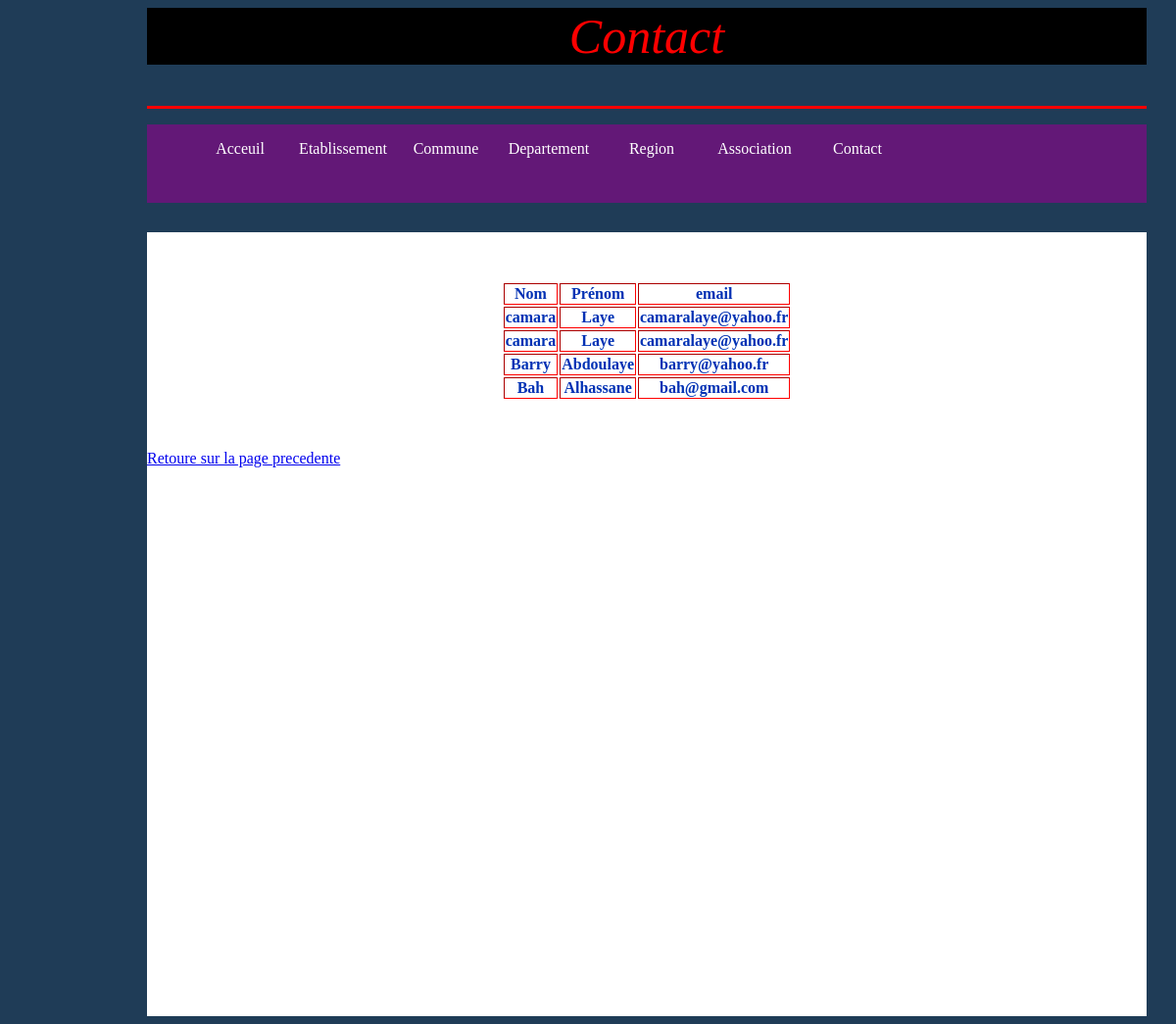
/liste_uti.php, run on the app's committed database.
### tables this page shows
CREATE TABLE IF NOT EXISTS `utilisateur` (
  `id_utilisateur` int(11) NOT NULL AUTO_INCREMENT,
  `nom` text,
  `prenom` text,
  `adresse` text,
  `tel` bigint(20) DEFAULT NULL,
  `age` text,
  `sexe` text,
  `email` varchar(100) NOT NULL,
  `mot_passe` varchar(100) NOT NULL,
  PRIMARY KEY (`id_utilisateur`)
);

### liste_uti.php (the view, shortened to what this page needs)
<HTML>
<HEAD>
<link rel="stylesheet"    href="mon.css"    type="text/css"    media="screen"    />
</HEAD>
<body>
<div id="entete"><p class="titre" >Contact </p></div>
<div class="menu">
<ul>
		<li><a href="index.php">Acceuil</a></li>
		<li><a href="liste_etab.php">Etablissement</a></li>
		<li><a href="liste_commune.php">Commune</a></li>
		<li><a href="liste_dep.php">Departement</a></li>
		<li><a href="liste_region.php">Region</a></li>
		<li><a href="liste_assoc.php">Association</a></li>
		<li><a href="contact.php">Contact</a></li>
</ul>
</div>
<div id="bandeau">
<?php
$bdd= new PDO('mysql:host=localhost;dbname=gestionetab;charset=utf8', 'root', '');
$rep = $bdd->query('select nom, prenom, email from utilisateur');
echo "<table border='2' class='table1' >";
echo "<tr>";
echo "<th> Nom</th>";
echo "<th> Prénom</th>";
echo "<th>email</th>";
echo "</tr>";
while ($line = $rep ->fetch()) {
echo "<tr>";
echo "<th>".$line['nom']."</th>";
echo "<th>".$line['prenom']."</th>";
echo "<th>".$line['email']."</a></th>";
echo "</tr>";
}
echo "</table>";
?>
<a href="index.php">Retoure sur la page precedente</a>
</div>
</body>
</html>

### mon.css (style rules this page uses)
html { background-color:#1F3C57; }
body { width:1020px; margin-left:150px; margin-right:150px; }
#entete { width:1020px; height:100px; border-bottom-color:#FF0000; border-bottom-style:solid; border-style:solid 3px red; }
#bandeau { width:1020px; margin-top:30px; height:800px; background-color:white; border-style:solid 3px red; overflow:auto; }
.menu { width:1020px; height:80px; margin-top:10px; background-color:#631877; }
ul li { position:relative; list-style-type: none; float:left; margin-left: 5px; text-align:center; }
ul li a { text-decoration:none; font-family:cursive; display: block; line-height:50px; color: white; width:100px; }
.titre { text-align:center; color:red; font-size:50px; font-family:Times New Roman; font-style:italic; background-color:black; }
.table1 { border:2px; height:100px; border-color:red; color:#0131B4; margin-left:auto; margin-right:auto; margin-bottom:50px; margin-top:50px; }
p { color:blue; font-family:Times New Roman; font-size:17px; }

### data on the page
utilisateur: nom "camara", prenom "Laye", email "camaralaye@yahoo.fr"
utilisateur: nom "camara", prenom "Laye", email "camaralaye@yahoo.fr"
utilisateur: nom "Barry", prenom "Abdoulaye", email "barry@yahoo.fr"
utilisateur: nom "Bah", prenom "Alhassane", email "bah@gmail.com"
